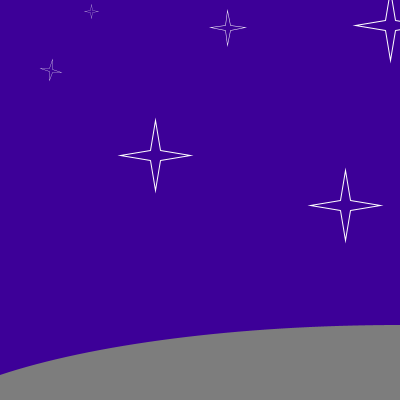
Frame 1 (no input)
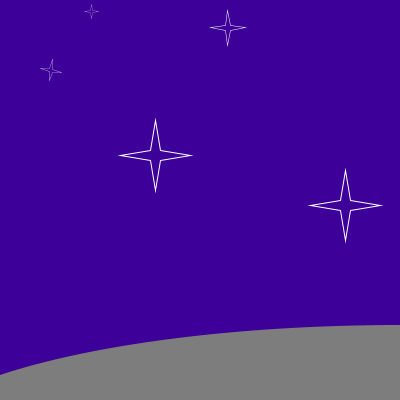
Frame 60 (the mouse pressed at the canvas centre just before this capture)
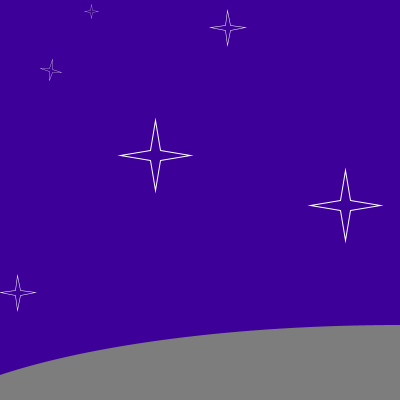
Frame 120 (the mouse held since frame 60 and released just before this capture)

The Processing sketch that drew these frames (run headless with seeded random() and noise(); from frame 60 on, the mouse is pressed at the canvas centre):

// Processing sketch: processing_43389
// ── processing_43389.pde

// jyong_015 - rubberstamp transformations
// shooting star nitescape

int [][] coord;
int clickcounter;
int [][] mouse_coord;

int x1 = -600;
int y1 = -500;
int x2 = 400;
int y2 = 0;
int starspeed1 = 10;
int starspeed2 = 20;

void setup()
{
  size (400,400);
  coord = new int [8][2]; // Defining the Coordinates
  coord [0][0] = 0;
  coord [0][1] = 0;
  coord [1][0] = 5;
  coord [1][1] = -30;
  coord [2][0] = 10;
  coord [2][1] = 0;
  coord [3][0] = 40;
  coord [3][1] = 5;
  coord [4][0] = 10;
  coord [4][1] = 10;
  coord [5][0] = 5;
  coord [5][1] = 40;
  coord [6][0] = 0;
  coord [6][1] = 10;
  coord [7][0] = -30;
  coord [7][1] = 5;
  mouse_coord = new int [100][2];
}

void draw(){
  x1 += 300/starspeed1;
  y1 += 400/starspeed1;
  x2 -= 300/starspeed2;
  y2 += 400/starspeed2;
  noStroke();

  background(0);

  beginShape();  //night sky
  fill(0);
  vertex (0,0);
  vertex (400,0);
  fill(61,0,152);
  vertex (400,400);
  vertex (0,400);
  endShape(CLOSE);

  placeRubberStamp (x2,y2);
  placeRubberStamp (150,150);

  pushMatrix();
  scale (0.5,0.5);
  placeRubberStamp (x1,y1);
  popMatrix();

  pushMatrix();
  scale (0.3,0.3);
  rotate(PI/20);
  placeRubberStamp (200,200);
  popMatrix();

  pushMatrix();
  scale (0.5,0.5);
  placeRubberStamp (450,50);
  scale (0.4,0.4);
  placeRubberStamp (450,50);
  popMatrix();

  pushMatrix();
  translate (40,50);
  placeRubberStamp (300,150);
  popMatrix();

  if (y1 > 3200){
    x1 = -780;
    y1 = -500;
  }

  if (y2 > 1600){
    x2 = 400;
    y2 = 0;
  }

  fill (125); //landscape
  noStroke();
  ellipseMode (CENTER);
  ellipse(400,450, 1000,250);

}

void placeRubberStamp (int px, int py){
  stroke (255);
  noFill();
  beginShape ();
  vertex (coord [0][0] + px, coord [0][1] + py);  // Drawing the motif
  vertex (coord [1][0] + px, coord [1][1] + py);
  vertex (coord [2][0] + px, coord [2][1] + py);
  vertex (coord [3][0] + px, coord [3][1] + py);
  vertex (coord [4][0] + px, coord [4][1] + py);
  vertex (coord [5][0] + px, coord [5][1] + py);
  vertex (coord [6][0] + px, coord [6][1] + py);
  vertex (coord [7][0] + px, coord [7][1] + py);
  vertex (coord [0][0] + px, coord [0][1] + py);
  endShape();
}
